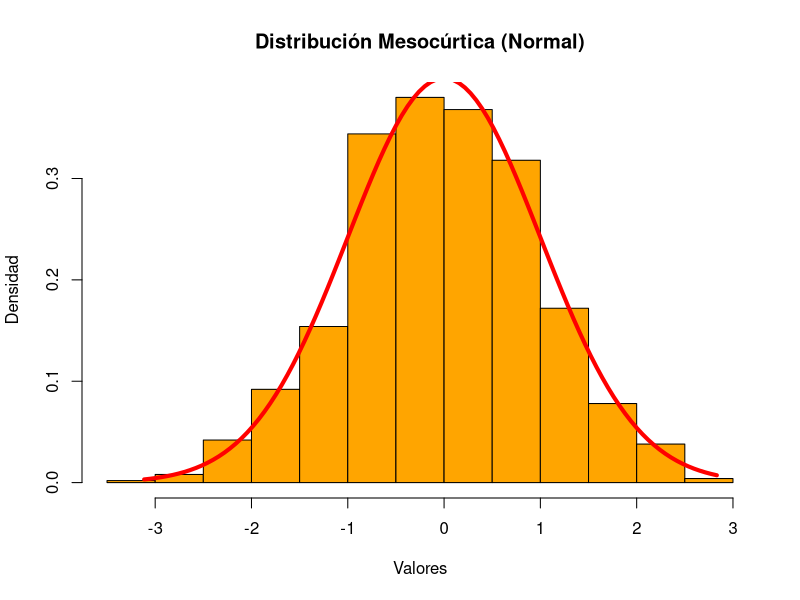
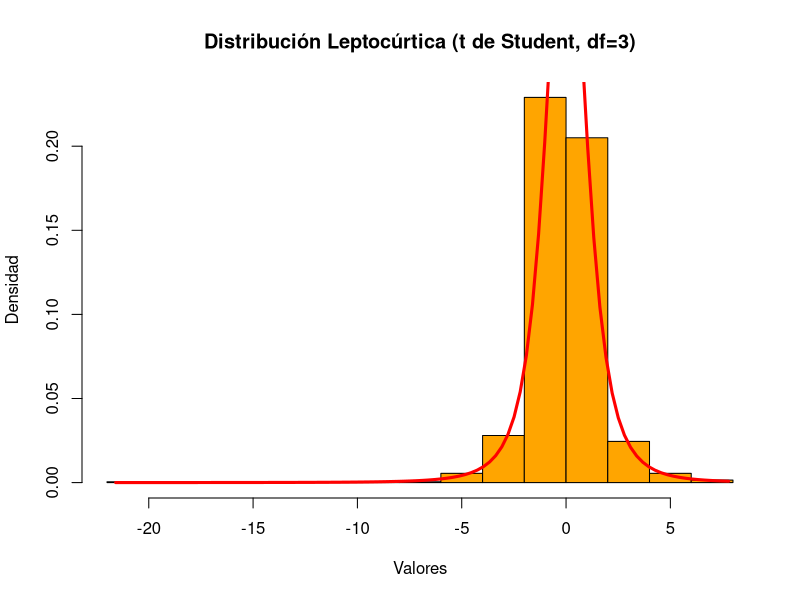
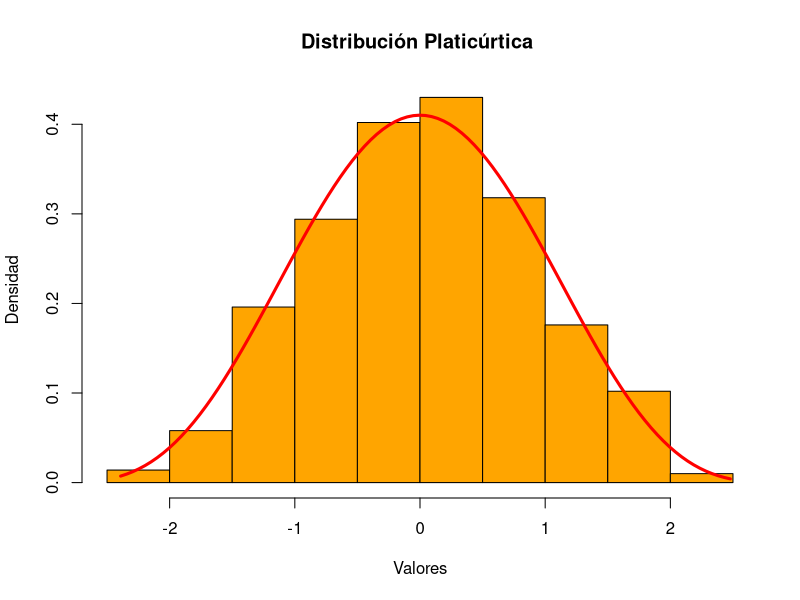

R code for these plots, in order:
## ---- chunk 1
# Simulación de una distribución mesocúrtica (normal)
n <- 1000  # Tamaño de la muestra
media <- 0
desviacion_estandar <- 1
datos_mesocurtica <- rnorm(n, mean = media, sd = desviacion_estandar)

# Visualización
hist(datos_mesocurtica, 
     main = "Distribución Mesocúrtica (Normal)",
     xlab = "Valores", 
     ylab = "Densidad",
     col = "orange",
     freq = FALSE)
curve(dnorm(x,
            mean = media,
            sd = desviacion_estandar),
      from = min(datos_mesocurtica), 
      to = max(datos_mesocurtica), 
      col = "red", 
      lw=4,
      add = TRUE)

## ---- chunk 2
# Simulación de una distribución leptocúrtica (t de Student con df bajos)
df <- 3      # Grados de libertad (bajos para leptocurtosis)
n <- 1000
datos_leptocurtica <- rt(n, df = df)

# Visualización (opcional)
hist(datos_leptocurtica,
     main = "Distribución Leptocúrtica (t de Student, df=3)",
     xlab = "Valores", 
     ylab = "Densidad", 
     col = "orange",
     freq = FALSE)
curve(dt(x, df = df),
      from = min(datos_leptocurtica),
      to = max(datos_leptocurtica), 
      col = "red", 
      lw=3,
      add = TRUE)
## ---- chunk 3
# Simulación de una distribución platicúrtica (Beta centrada y escalada - más plana)
n <- 1000
alpha <- 5
beta <- 5

# Generar datos beta
datos_beta <- rbeta(n, shape1 = alpha, shape2 = beta)

# Centrar y escalar aproximadamente al rango de -3 a 3
datos_platicurtica_beta_plana <- (datos_beta - 0.5) * 6

# Función de densidad beta centrada y escalada
densidad_beta_escalada_plana <- function(x) {
  y <- (x + 3) / 6 # Desescalar para el argumento de dbeta
  ifelse(y >= 0 & y <= 1, dbeta(y, shape1 = alpha, shape2 = beta) / 6, 0) # Dividir por el factor de escala para la densidad
}

# Visualización
hist(datos_platicurtica_beta_plana,
     main = "Distribución Platicúrtica ", xlab = "Valores", ylab = "Densidad", 
     col = "orange", 
     freq = FALSE)
curve(densidad_beta_escalada_plana(x), 
      from = min(datos_platicurtica_beta_plana), 
      to = max(datos_platicurtica_beta_plana),
      col = "red", 
      lw=3,
      add = TRUE)
